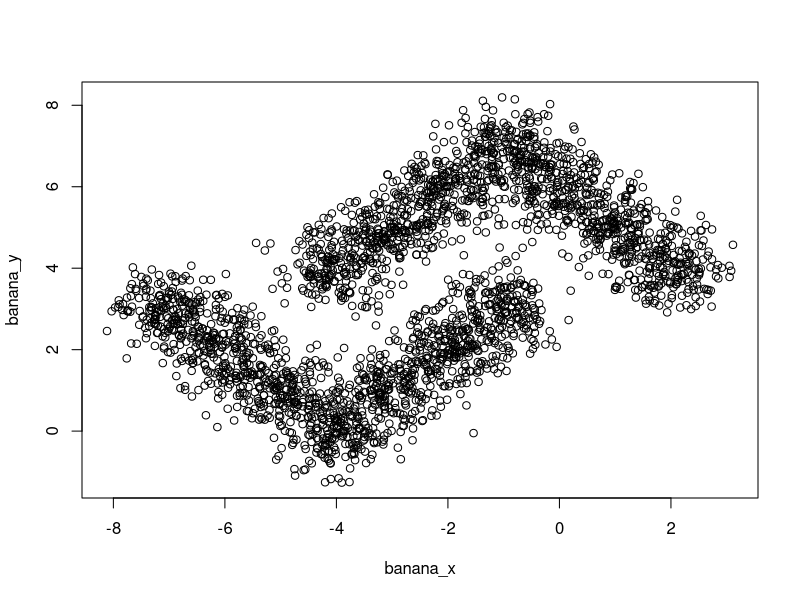

Source code (R):
## non linear simulation
## 2개의 banana 데이터(지역적 패턴이 있는 데이터)  

set.seed(1000)
df=runif(200,-1,1)

# banana1
b1_x1 = rnorm(df, mean=-7, sd=.5)
b1_y1 = rnorm(df, mean=3, sd=.5)

b1_x2 = rnorm(df, mean=-6, sd=.5)
b1_y2 = rnorm(df, mean=2, sd=.5)

b1_x3 = rnorm(df, mean=-5, sd=.5)
b1_y3 = rnorm(df, mean=1, sd=.5)

b1_x4 = rnorm(df, mean=-4, sd=.5)
b1_y4 = rnorm(df, mean=0, sd=.5)           

b1_x5 = rnorm(df, mean=-3, sd=.5)
b1_y5 = rnorm(df, mean=1, sd=.5)

b1_x6= rnorm(df, mean=-2, sd=.5)
b1_y6 = rnorm(df, mean=2, sd=.5)

b1_x7 = rnorm(df, mean=-1, sd=.5)
b1_y7 = rnorm(df, mean=3, sd=.5)

# banana2 x,y 조절 파라미터 i,j
i=-5
j=7
# banana2
b2_x1 = rnorm(df, mean=1+i, sd=.5)
b2_y1 = rnorm(df, mean=-3+j, sd=.5)

b2_x2 = rnorm(df, mean=2+i, sd=.5)
b2_y2 = rnorm(df, mean=-2+j, sd=.5)

b2_x3 = rnorm(df, mean=3+i, sd=.5)
b2_y3 = rnorm(df, mean=-1+j, sd=.5)

b2_x4 = rnorm(df, mean=4+i, sd=.5)
b2_y4 = rnorm(df, mean=0+j, sd=.5)           

b2_x5 = rnorm(df, mean=5+i, sd=.5)
b2_y5 = rnorm(df, mean=-1+j, sd=.5)

b2_x6 = rnorm(df, mean=6+i, sd=.5)
b2_y6 = rnorm(df, mean=-2+j, sd=.5)

b2_x7 = rnorm(df, mean=7+i, sd=.5)
b2_y7 = rnorm(df, mean=-3+j, sd=.5)

banana1_x = c(b1_x1,b1_x2,b1_x3,b1_x4,b1_x5,b1_x6,b1_x7)
banana1_y = c(b1_y1,b1_y2,b1_y3,b1_y4,b1_y5,b1_y6,b1_y7)

banana2_x = c(b2_x1,b2_x2,b2_x3,b2_x4,b2_x5,b2_x6,b2_x7)
banana2_y = c(b2_y1,b2_y2,b2_y3,b2_y4,b2_y5,b2_y6,b2_y7)

banana1 = data.frame(b1_x1,b1_x2,b1_x3,b1_x4,b1_x5,b1_x6,b1_x7,b1_y1,b1_y2,b1_y3,b1_y4,b1_y5,b1_y6,b1_y7)
banana2 = data.frame(b2_x1,b2_x2,b2_x3,b2_x4,b2_x5,b2_x6,b2_x7,b2_y1,b2_y2,b2_y3,b2_y4,b2_y5,b2_y6,b2_y7)

banana_x=rbind(as.matrix(banana1_x),as.matrix(banana2_x))
banana_y=rbind(as.matrix(banana1_y),as.matrix(banana2_y))

banana=data.frame(banana_x,banana_y)

plot(banana)